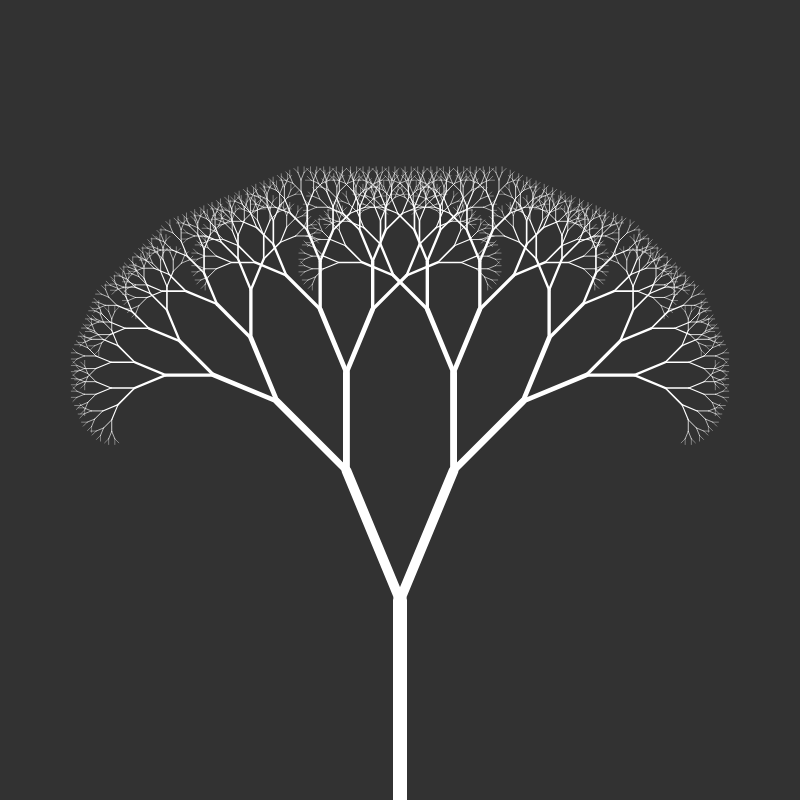
Frame 1 (no input)
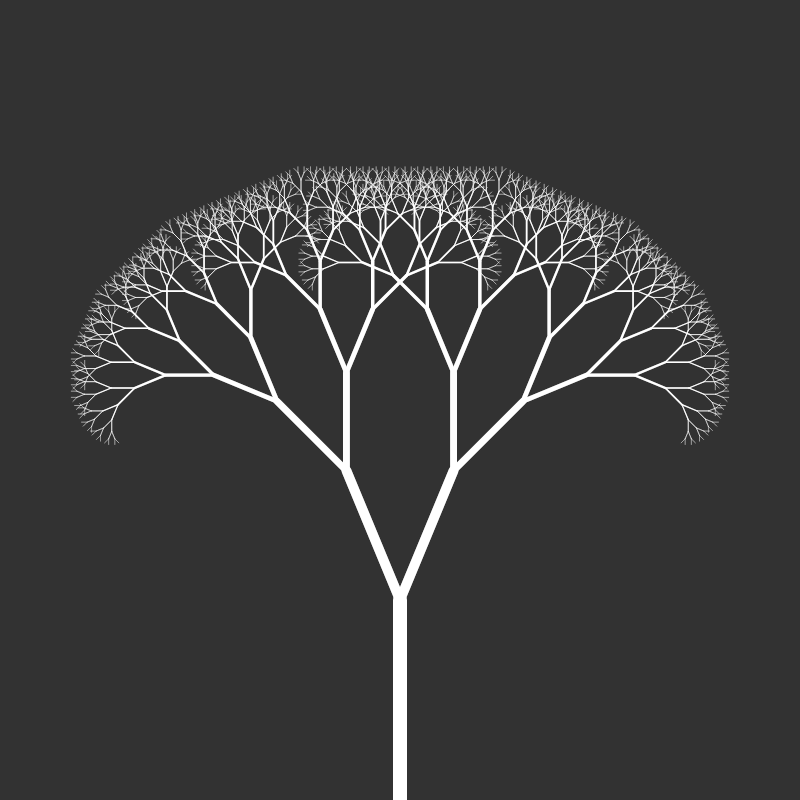
Frame 60 (no input)
Frame 120 (the mouse pressed at the canvas centre since frame 60): identical to frame 60, image omitted

The p5.js sketch that drew these frames (run headless with seeded random() and noise() and a simulated clock; from frame 60 on, the mouse is pressed at the canvas centre):

// p5.js sketch
// ── sketch.js
//Broderick LEmke - Trees
//set the width and height
var canvasWidth = 800;
var canvasHeight = 800;

var firstBranchLength = 200;

var rightAngleSlider;
var leftAngleSlider

var lineWidth = 20;

function setup() {
  createCanvas(canvasWidth, canvasHeight);
  background(50);

  //add empty paragraph below canvas for spacing
  createP('Left Branch Angle:');

  //create slider to adjust branchAngle
  //minVal, maxVal, startVal, stepSize
  leftAngleSlider = createSlider(0, 2*PI, PI/8, PI/32);

  createP('Right Branch Angle')
  rightAngleSlider = createSlider(0, 2*PI, PI/8, PI/32);
}

function draw() {
  //redraw background
    background(50, 50, 50, 150);

    //place origin point at bottom middle for the first branch
    translate(canvasWidth/2, canvasHeight);
    strokeWeight(lineWidth);
    //stroke set to white
    stroke(255);
    drawBranch(firstBranchLength, lineWidth);
}

function drawBranch(length, branchWidth){
  //draw branch at current translation point

  if(length > 5)
  {
    branchWidth= branchWidth*.7;
    strokeWeight(branchWidth);
    //draw current branch
    line(0,0,0,-length);

    // change translation point to end of branch
    translate(0,-length);

    //rotate to the right and Recursively drow right branch
    push();
    rotate(rightAngleSlider.value());
    drawBranch(length*0.7, branchWidth);
    pop();

    /*
    Note on push and pup functions.
    They save current styling effects including the rotation and trasnlation points.
    The we save the current location and translation to return to when we draw the right branch's matching left branch
    Once the length is too short for the recursive function, we pop back the last settings to draw a left branch.
    */

    //rotate to the left and Recursively drow left branch
    rotate(-leftAngleSlider.value());
    drawBranch(length*0.7, branchWidth);
    //
  }
}
